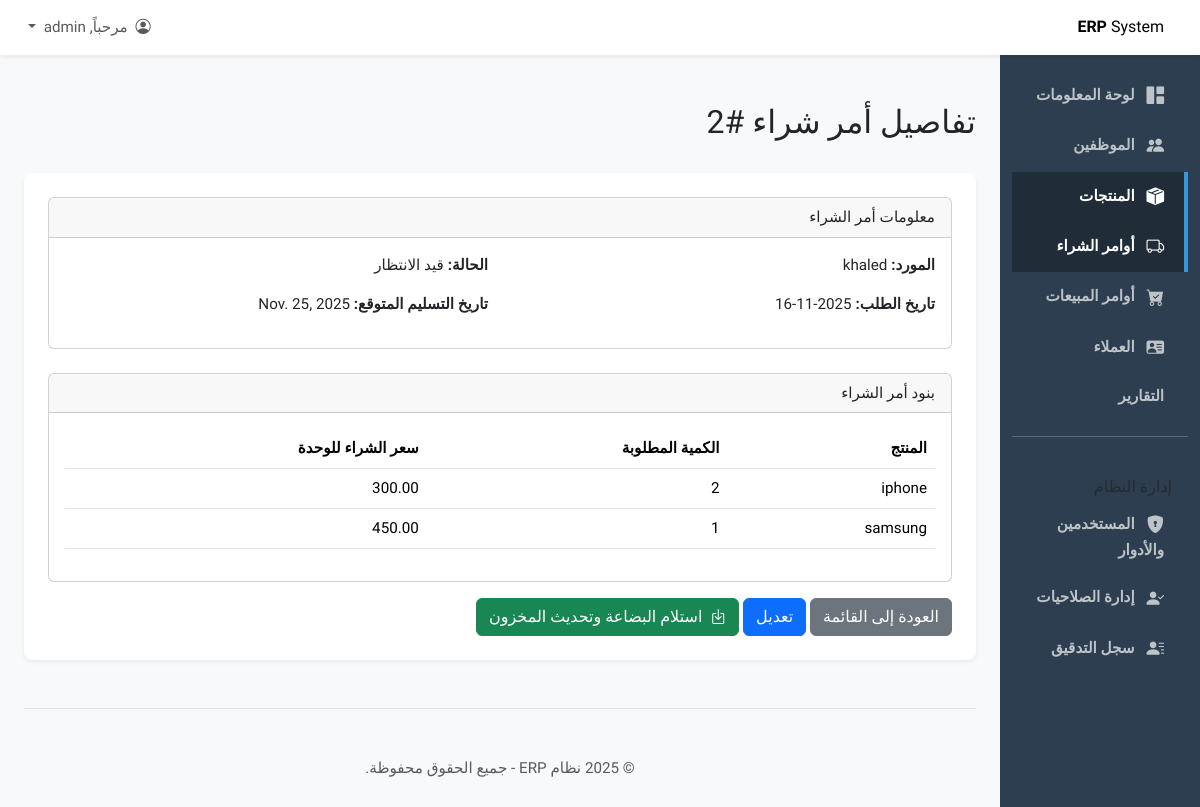
Screenshot of /products/purchase-orders/2/ (signed in) with the database file from the repository.
### inventory/models.py (models this page shows, shortened)
class PurchaseOrder(models.Model):
    STATUS_CHOICES = [
        ('PENDING', 'قيد الانتظار'),
        ('ORDERED', 'تم الطلب'),
        ('RECEIVED', 'تم الاستلام'),
    ]
    supplier = models.ForeignKey(Supplier, on_delete=models.CASCADE, verbose_name="المورد")
    order_date = models.DateTimeField(default=timezone.now, verbose_name="تاريخ الطلب")
    expected_delivery_date = models.DateField(null=True, blank=True, verbose_name="تاريخ التسليم المتوقع")
    status = models.CharField(max_length=20, choices=STATUS_CHOICES, default='PENDING', verbose_name="حالة الطلب")
    class Meta:
        verbose_name = "أمر شراء"
        verbose_name_plural = "أوامر الشراء"

class Supplier(models.Model):
    name = models.CharField(max_length=200, unique=True, verbose_name="اسم المورد")
    contact_person = models.CharField(max_length=100, blank=True, null=True, verbose_name="الشخص المسؤول")
    phone_number = models.CharField(max_length=20, blank=True, null=True, verbose_name="رقم الهاتف")
    email = models.EmailField(blank=True, null=True, verbose_name="البريد الإلكتروني")
    address = models.TextField(blank=True, null=True, verbose_name="العنوان")
    class Meta:
        verbose_name = "المورد"
        verbose_name_plural = "الموردين"

class PurchaseOrderItem(models.Model):
    purchase_order = models.ForeignKey(PurchaseOrder, on_delete=models.CASCADE, related_name='items', verbose_name="أمر الشراء")
    product = models.ForeignKey(Product, on_delete=models.CASCADE, verbose_name="المنتج")
    quantity = models.PositiveIntegerField(verbose_name="الكمية")
    unit_price = models.DecimalField(max_digits=10, decimal_places=2, verbose_name="سعر الشراء للوحدة")
    class Meta:
        verbose_name = "بند في أمر الشراء"
        verbose_name_plural = "بنود أوامر الشراء"

class Product(models.Model):
    name = models.CharField(max_length=200, unique=True, verbose_name="اسم المنتج")
    description = models.TextField(blank=True, null=True, verbose_name="الوصف")
    sku = models.CharField(max_length=50, unique=True, verbose_name="SKU (رقم المنتج)")
    purchase_price = models.DecimalField(max_digits=10, decimal_places=2, verbose_name="سعر الشراء")
    sale_price = models.DecimalField(max_digits=10, decimal_places=2, verbose_name="سعر البيع")
    quantity_in_stock = models.PositiveIntegerField(default=0, verbose_name="الكمية في المخزون")
    unit_of_measure = models.CharField(max_length=50, verbose_name="وحدة القياس", help_text="مثال: قطعة، كجم، لتر")
    supplier = models.ForeignKey(Supplier, on_delete=models.SET_NULL, null=True, blank=True, verbose_name="المورد")
    reorder_level = models.PositiveIntegerField(default=10, verbose_name="حد إعادة الطلب")
    history = HistoricalRecords()
    class Meta:
        verbose_name = "المنتج"
        verbose_name_plural = "المنتجات"

### inventory/views.py (the view)
# urls.py: path('<int:pk>/', views.purchase_order_detail_view, name='purchase_order_detail'),
@login_required
def purchase_order_detail_view(request, pk):
    order = get_object_or_404(PurchaseOrder.objects.prefetch_related('items', 'items__product'), pk=pk)
    context = {'order': order}
    return render(request, 'inventory/purchase_order_detail.html', context)

### inventory/templates/inventory/purchase_order_detail.html (shortened to what this page needs)
{% extends "base.html" %}
{% block page_title %}تفاصيل أمر شراء #{{ order.id }}{% endblock %}
{% block content %}
<div class="card">
    <div class="card-header">
        معلومات أمر الشراء
    </div>
    <div class="card-body">
        <div class="row">
            <div class="col-md-6">
                <p><strong>المورد:</strong> {{ order.supplier.name }}</p>
                <p><strong>تاريخ الطلب:</strong> {{ order.order_date|date:"Y-m-d" }}</p>
            </div>
            <div class="col-md-6">
                <p><strong>الحالة:</strong> {{ order.get_status_display }}</p>
                <p><strong>تاريخ التسليم المتوقع:</strong> {{ order.expected_delivery_date|default:"--" }}</p>
            </div>
        </div>
    </div>
</div>
<div class="card mt-4">
    <div class="card-header">
        بنود أمر الشراء
    </div>
    <div class="card-body">
        <table class="table">
            <thead>
                <tr>
                    <th>المنتج</th>
                    <th>الكمية المطلوبة</th>
                    <th>سعر الشراء للوحدة</th>
                </tr>
            </thead>
            <tbody>
                {% for item in order.items.all %}
                <tr>
                    <td>{{ item.product.name }}</td>
                    <td>{{ item.quantity }}</td>
                    <td>{{ item.unit_price }}</td>
                </tr>
                {% endfor %}
            </tbody>
        </table>
    </div>
</div>
<div class="mt-3">
    <a href="{% url 'purchase_order_list' %}" class="btn btn-secondary">العودة إلى القائمة</a>
    {% if order.status != 'RECEIVED' %}
        <a href="{% url 'purchase_order_edit' pk=order.pk %}" class="btn btn-primary">تعديل</a>
        <a href="{% url 'purchase_order_receive' pk=order.pk %}" class="btn btn-success">
            <i class="bi bi-box-arrow-in-down me-1"></i> استلام البضاعة وتحديث المخزون
        </a>
    {% endif %}
</div>
{% endblock %}

### static/css/custom.css (style rules this page uses)
body { font-family: 'Cairo', sans-serif; font-size: 0.95rem; background-color: #f8f9fa; }

### rows the page displays
PurchaseOrder: id "2", supplier.name "khaled", order_date "2025-11-16", status "قيد الانتظار", expected_delivery_date "Nov. 25, 2025"
PurchaseOrderItem: product.name "iphone", quantity "2", unit_price "300.00"
PurchaseOrderItem: product.name "samsung", quantity "1", unit_price "450.00"
